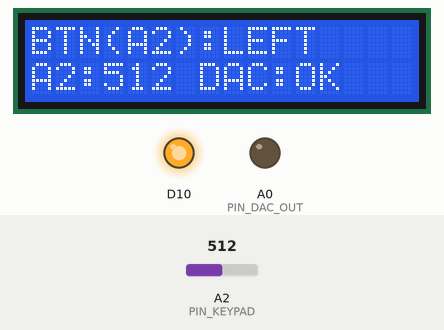
Bench run of a sketch on a simulated Arduino Uno R4 Minima. Parts: 16×2 character LCD, output pins drawn as LEDs (lit = HIGH). The test bench sets the inputs (shaded band); at power-on: A2 (PIN_KEYPAD) = 512. What the sketch prints to the serial monitor is not drawn.

Above: at 2.2 s.
2.3 s: A2 (PIN_KEYPAD) set to 50
At 2.72 s:
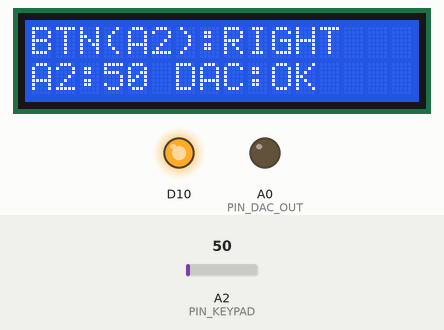
4.9 s: A2 (PIN_KEYPAD) set to 70
At 5.14 s:
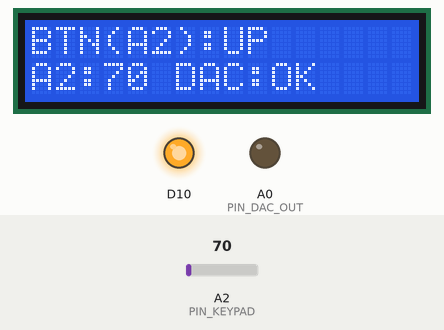
7.3 s: A2 (PIN_KEYPAD) set to 210
At 7.55 s:
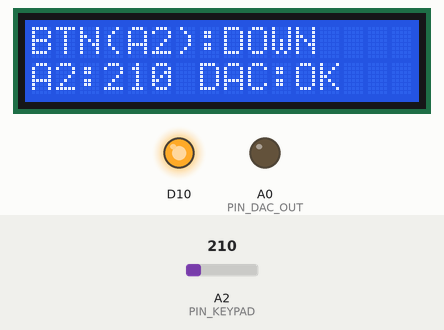
9.8 s: A2 (PIN_KEYPAD) set to 716
At 9.95 s:
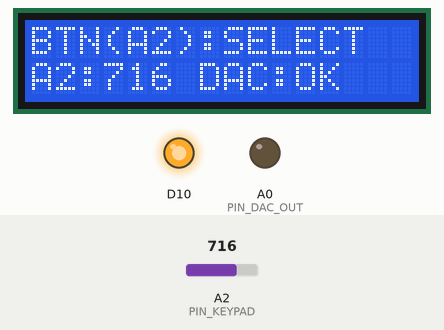
12.2 s: A2 (PIN_KEYPAD) set to 810
At 12.35 s:
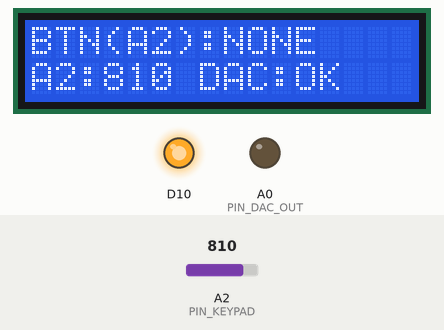
14.6 s: A2 (PIN_KEYPAD) set to 0
At 14.75 s:
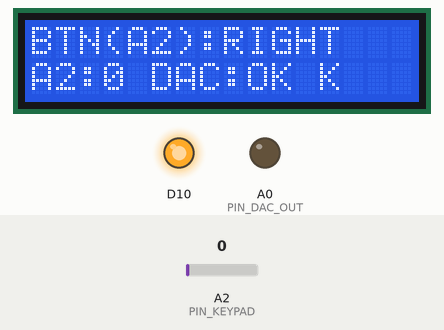
Timing chart, 0 to 18.0 s (numbered marks = the images above; inputs shaded):
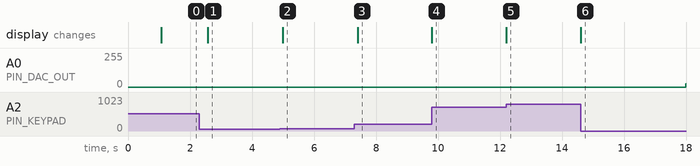

Measured:
- after the input at 2.3 s, A0 (PIN_DAC_OUT): stays 0/255 (without the input it goes to 89/255 after 2.6 s); the display: changes after 0.28 s (image 1)
- after the input at 4.9 s, A0 (PIN_DAC_OUT): stays 0/255 (without the input it goes to 189/255 after 2.4 s); the display: changes after 0.09 s (image 2)
- after the input at 7.3 s, A0 (PIN_DAC_OUT): stays 0/255 (without the input it goes to 123/255 after 2.5 s); the display: changes after 0.10 s (image 3)
- after the input at 9.8 s, A0 (PIN_DAC_OUT): stays 0/255 (without the input it goes to 217/255 after 2.4 s); the display: changes at once (image 4)
- after the input at 12.2 s, A0 (PIN_DAC_OUT): stays 0/255 (without the input it goes to 57/255 after 2.4 s); the display: changes at once (image 5)
- after the input at 14.6 s, A0 (PIN_DAC_OUT): stays 0/255 (without the input it goes to 153/255 after 2.7 s); the display: changes at once (image 6)

The sketch:

hardware_validation_test.ino
```cpp
/**
 * CAYETINO R4 - SKETCH DE VALIDACIÓN DE MODIFICACIÓN HARDWARE (A0 DAC / A2 BOTONES)
 *
 * Este sketch permite verificar rápidamente:
 * 1. Que los botones del LCD Keypad Shield se leen correctamente en el pin A2.
 * 2. Que el pin A0 genera una rampa analógica DAC continua y que al presionar
 *    los botones no hay ninguna caída de tensión ni interferencia en A0.
 */

#include <Arduino.h>
#include <LiquidCrystal.h>

// Pines LCD 16x2
LiquidCrystal lcd(8, 9, 4, 5, 6, 7);

const uint8_t PIN_KEYPAD = A2; // Botones modificados a A2
const uint8_t PIN_DAC_OUT = A0; // Salida DAC pura en A0

uint16_t dacValue = 0;
unsigned long lastPrint = 0;

void setup() {
  Serial.begin(115200);

  // Backlight LCD
  pinMode(10, OUTPUT);
  digitalWrite(10, HIGH);
  lcd.begin(16, 2);

  // Configurar resolución de DAC a 12 bits (0 - 4095)
  analogWriteResolution(12);

  // Configurar entrada analógica A2
  pinMode(PIN_KEYPAD, INPUT);

  lcd.clear();
  lcd.setCursor(0, 0);
  lcd.print("TEST MOD A0/A2");
  lcd.setCursor(0, 1);
  lcd.print("Iniciando...");
  delay(1000);
  lcd.clear();
}

void loop() {
  // 1. Generar rampa de prueba en DAC A0 (0 a 4095)
  analogWrite(PIN_DAC_OUT, dacValue);
  dacValue = (dacValue + 32) % 4096;

  // 2. Leer estado de botones en A2
  int adc = analogRead(PIN_KEYPAD);
  const char* keyName = "NONE";

  if (adc < 60)       keyName = "RIGHT ";
  else if (adc < 200) keyName = "UP    ";
  else if (adc < 400) keyName = "DOWN  ";
  else if (adc < 600) keyName = "LEFT  ";
  else if (adc < 800) keyName = "SELECT";
  else                keyName = "NONE  ";

  // 3. Actualizar LCD y Serial cada 150 ms
  if (millis() - lastPrint >= 150) {
    lastPrint = millis();

    // Línea 1: Estado del Botón en A2
    lcd.setCursor(0, 0);
    lcd.print("BTN(A2):");
    lcd.print(keyName);

    // Línea 2: Valor ADC y Salida DAC
    lcd.setCursor(0, 1);
    lcd.print("A2:");
    lcd.print(adc);
    lcd.print(" DAC:OK ");

    Serial.print("[TEST] A2 ADC: ");
    Serial.print(adc);
    Serial.print(" -> Tecla: ");
    Serial.print(keyName);
    Serial.print(" | DAC A0: ");
    Serial.println(dacValue);
  }

  delay(2);
}
```
